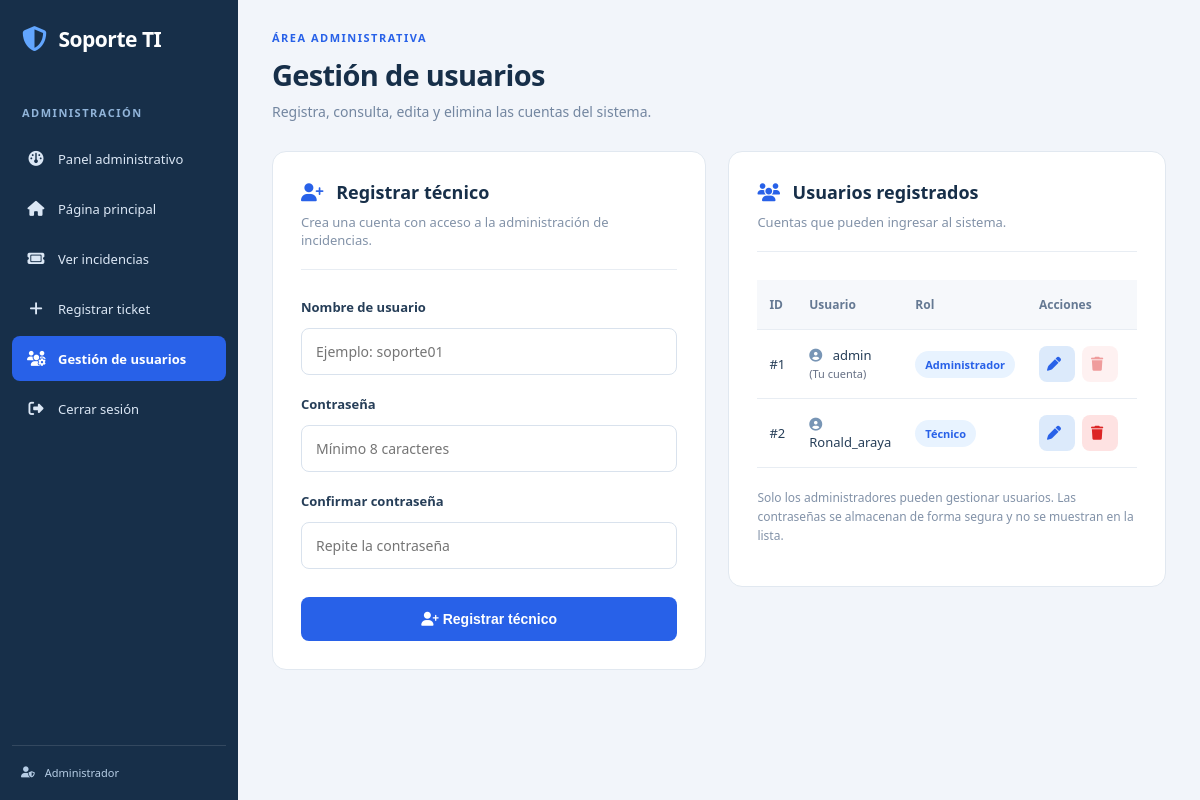
The app's page /admin/usuarios.php (signed in) with its own data.
### tables this page shows
CREATE TABLE `usuarios` (
  `id` int(11) NOT NULL,
  `usuario` varchar(50) NOT NULL,
  `contrasena` varchar(255) NOT NULL,
  `rol` enum('admin','tecnico') NOT NULL DEFAULT 'tecnico'
);

### admin/usuarios.php (the view, shortened to what this page needs)
<?php
require_once __DIR__ . "/../config/conexion.php";
function escaparUsuario($valor) {
    return htmlspecialchars((string)$valor, ENT_QUOTES, "UTF-8");
}
$usuario_id = (int)$_SESSION["admin_id"];
$usuario_ingresado = "";
$accion_actual = "";
$editar_usuario = "";
$usuarios = $conn->query(
    "SELECT id, usuario, rol
     FROM usuarios
     ORDER BY id ASC"
);
?>
<!DOCTYPE html>
<html lang="es">
<head>
    <link rel="stylesheet" href="../css/estilos.css">
    <link rel="stylesheet" href="../css/dashboard.css">
    <link rel="stylesheet"
          href="https://cdnjs.cloudflare.com/ajax/libs/font-awesome/6.7.2/css/all.min.css">
</head>
<body class="pagina-dashboard">
<div class="dashboard-layout">
    <aside class="sidebar">
        <div class="sidebar-logo">
            <i class="fa-solid fa-shield-halved"></i>
            <span>Soporte TI</span>
        </div>
        <div class="sidebar-seccion">
            ADMINISTRACIÓN
        </div>
        <nav class="sidebar-nav">
            <a href="index.php">
                <i class="fa-solid fa-gauge"></i>
                Panel administrativo
            </a>
            <a href="../index.php">
                <i class="fa-solid fa-house"></i>
                Página principal
            </a>
            <a href="../incidencias.php">
                <i class="fa-solid fa-ticket"></i>
                Ver incidencias
            </a>
            <a href="../registrar.php">
                <i class="fa-solid fa-plus"></i>
                Registrar ticket
            </a>
            <a href="usuarios.php" class="activo">
                <i class="fa-solid fa-users-gear"></i>
                Gestión de usuarios
            </a>
            <a href="logout.php">
                <i class="fa-solid fa-right-from-bracket"></i>
                Cerrar sesión
            </a>
        </nav>
        <div class="sidebar-footer">
            <i class="fa-solid fa-user-shield"></i>
            Administrador
        </div>
    </aside>
    <main class="dashboard-main">
        <header class="dashboard-topbar">
            <div>
                <span class="topbar-etiqueta">
                    ÁREA ADMINISTRATIVA
                </span>
                <h1>Gestión de usuarios</h1>
                <p>
                    Registra, consulta, edita y elimina
                    las cuentas del sistema.
                </p>
            </div>
        </header>
        <section class="usuarios-grid">
            <div class="usuarios-card">
                <div class="usuarios-card-titulo">
                    <h2>
                        <?php if ($accion_actual === "editar"): ?>
                            <i class="fa-solid fa-user-pen"></i>
                            Editar usuario
                        <?php else: ?>
                            <i class="fa-solid fa-user-plus"></i>
                            Registrar técnico
                        <?php endif; ?>
                    </h2>
                    <p>
                        <?php if ($accion_actual === "editar"): ?>
                            Modifica los datos de la cuenta seleccionada.
                        <?php else: ?>
                            Crea una cuenta con acceso a la
                            administración de incidencias.
                        <?php endif; ?>
                    </p>
                </div>
                <form method="POST" class="usuarios-form">
                    <label for="usuario">
                        Nombre de usuario
                    </label>
                    <input
                        type="text"
                        id="usuario"
                        name="usuario"
                        placeholder="Ejemplo: soporte01"
                        value="<?= escaparUsuario(
                            $accion_actual === "editar"
                                ? $editar_usuario
                                : $usuario_ingresado
                        ) ?>"
                        maxlength="50"
                        minlength="3"
                        autocomplete="off"
                        required
                    >
                    <label for="contrasena">
                        <?= $accion_actual === "editar"
                            ? "Nueva contraseña (opcional)"
                            : "Contraseña" ?>
                    </label>
                    <input
                        type="password"
                        id="contrasena"
                        name="contrasena"
                        placeholder="<?= $accion_actual === "editar"
                            ? "Dejar vacío para conservarla"
                            : "Mínimo 8 caracteres" ?>"
                        minlength="8"
                        autocomplete="new-password"
                        <?= $accion_actual === "editar"
                            ? "" : "required" ?>
                    >
                    <label for="confirmar">
                        Confirmar contraseña
                    </label>
                    <input
                        type="password"
                        id="confirmar"
                        name="confirmar"
                        placeholder="Repite la contraseña"
                        minlength="8"
                        autocomplete="new-password"
                        <?= $accion_actual === "editar"
                            ? "" : "required" ?>
                    >
                    <button type="submit">
                        <?php if ($accion_actual === "editar"): ?>
                            <i class="fa-solid fa-floppy-disk"></i>
                            Guardar cambios
                        <?php else: ?>
                            <i class="fa-solid fa-user-plus"></i>
                            Registrar técnico
                        <?php endif; ?>
                    </button>
                </form>
            </div>
            <div class="usuarios-card">
                <div class="usuarios-card-titulo">
                    <h2>
                        <i class="fa-solid fa-users"></i>
                        Usuarios registrados
                    </h2>
                    <p>
                        Cuentas que pueden ingresar al sistema.
                    </p>
                </div>
                <div class="usuarios-tabla-scroll">
                    <table class="usuarios-tabla">
                        <thead>
                            <tr>
                                <th>ID</th>
                                <th>Usuario</th>
                                <th>Rol</th>
                                <th>Acciones</th>
                            </tr>
                        </thead>
                        <tbody>
                            <?php while ($fila = $usuarios->fetch_assoc()): ?>
                                <tr>
                                    <td>
                                        #<?= (int)$fila["id"] ?>
                                    </td>
                                    <td>
                                        <i class="fa-solid fa-circle-user"></i>
                                        <?= escaparUsuario($fila["usuario"]) ?>
                                        <?php if (
                                            (int)$fila["id"] === $usuario_id
                                        ): ?>
                                            <span class="usuarios-propio">
                                                (Tu cuenta)
                                            </span>
                                        <?php endif; ?>
                                    </td>
                                    <td>
                                        <span class="usuarios-estado">
                                            <?= $fila["rol"] === "admin"
                                                ? "Administrador"
                                                : "Técnico" ?>
                                        </span>
                                    </td>
                                    <td>
                                        <div class="usuarios-acciones">
                                            <a
                                                href="usuarios.php?editar=<?= (int)$fila["id"] ?>"
                                                class="usuarios-btn-editar"
                                            >
                                                <i class="fa-solid fa-pen"></i>
                                            </a>
                                            <form
                                                method="POST"
                                                class="usuarios-form-eliminar"
                                                onsubmit="return confirm('¿Seguro que deseas eliminar este usuario? Esta acción no se puede deshacer.');"
                                            >
                                                <button
                                                    type="submit"
                                                    class="usuarios-btn-eliminar"
                                                    <?= (int)$fila["id"] === $usuario_id
                                                        ? "disabled" : "" ?>
                                                >
                                                    <i class="fa-solid fa-trash"></i>
                                                </button>
                                            </form>
                                        </div>
                                    </td>
                                </tr>
                            <?php endwhile; ?>
                        </tbody>
                    </table>
                </div>
                <p class="usuarios-nota">
                    Solo los administradores pueden gestionar
                    usuarios. Las contraseñas se almacenan
                    de forma segura y no se muestran en la lista.
                </p>
            </div>
        </section>
    </main>
</div>
</body>
</html>

### css/estilos.css (style rules this page uses)
* { box-sizing: border-box; }
body { margin: 0; font-family: 'Segoe UI', Arial, sans-serif; background: #f3f6fb; color: #142c49; }
form { display: flex; flex-direction: column; gap: 12px; margin-top: 25px; }
label { font-weight: 600; font-size: 14px; }
input, textarea, select { width: 100%; padding: 13px; border: 1px solid #dce3ed; border-radius: 9px; font-family: inherit; font-size: 15px; background: #fff; transition: 0.2s; }
.pagina-dashboard { background: #f3f6fb; color: #172b4d; }
.dashboard-layout { display: flex; min-height: 100vh; }
.sidebar { width: 255px; background: #142c49; color: white; padding: 28px 18px; display: flex; flex-direction: column; position: sticky; top: 0; height: 100vh; flex-shrink: 0; }
.sidebar-logo { display: flex; align-items: center; gap: 12px; font-size: 23px; font-weight: 750; padding: 10px 12px 35px; }
.sidebar-logo i { color: #60a5fa; font-size: 27px; }
.sidebar-seccion { font-size: 11px; font-weight: 700; letter-spacing: 1.4px; color: #91a7c2; margin: 22px 12px 12px; }
.sidebar-nav { display: flex; flex-direction: column; gap: 7px; }
.sidebar-nav a { display: flex; align-items: center; gap: 13px; padding: 14px 15px; color: #c7d5e6; text-decoration: none; border-radius: 10px; font-size: 14px; transition: all 0.25s ease; }
.sidebar-nav a i { width: 20px; text-align: center; }
.sidebar-nav a.activo { background: #2563eb; color: white; font-weight: 600; }
.sidebar-footer { margin-top: auto; padding: 20px 10px; border-top: 1px solid #35506c; font-size: 12px; color: #a9bfd5; display: flex; gap: 10px; align-items: center; }
.dashboard-main { flex: 1; min-width: 0; padding: 35px; }
.dashboard-topbar { display: flex; justify-content: space-between; align-items: center; gap: 20px; margin-bottom: 32px; }
.topbar-etiqueta { color: #2563eb; font-size: 11px; font-weight: 800; letter-spacing: 1.5px; }
.dashboard-topbar h1 { font-size: 30px; margin: 9px 0; }
.dashboard-topbar p { color: #718096; margin: 0; }

### admin/usuarios.php (style rules this page uses)
.usuarios-acciones { display: flex; align-items: center; gap: 8px; flex-wrap: wrap; }
.usuarios-btn-editar, .usuarios-btn-eliminar { display: inline-flex; align-items: center; justify-content: center; gap: 6px; padding: 9px 12px; border-radius: 8px; font-size: 13px; font-weight: 600; text-decoration: none; cursor: pointer; border: 1px solid transparent; transition: 0.2s; }
.usuarios-btn-editar { background: #e8f0fb; color: #173b68; }
.usuarios-btn-eliminar { background: #fff0f0; color: #b42332; }
.usuarios-btn-eliminar:disabled { opacity: 0.45; cursor: not-allowed; }
.usuarios-propio { font-size: 11px; color: #667085; white-space: nowrap; }
.usuarios-tabla th:last-child, .usuarios-tabla td:last-child { min-width: 170px; }
.usuarios-form-eliminar { margin: 0; }

### records on screen
usuarios: id "1", usuario "admin", shows "(Tu cuenta)", rol "Administrador"
usuarios: id "2", usuario "Ronald_araya", rol "Técnico"
